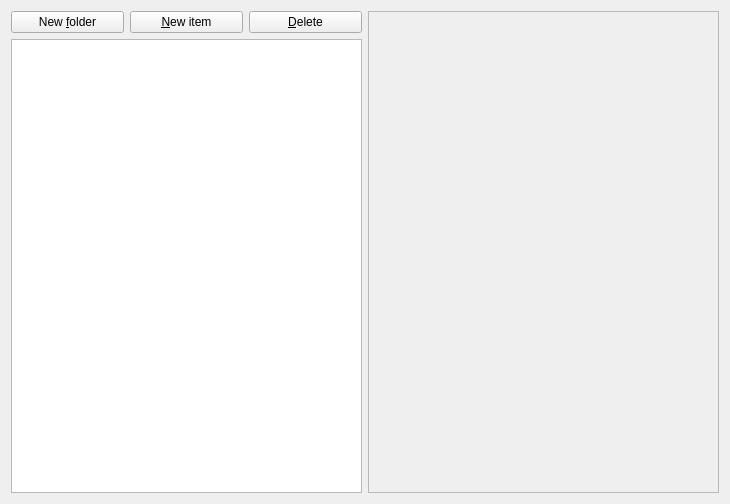
<?xml version="1.0" encoding="UTF-8"?>
<ui version="4.0">
 <class>MainWindow</class>
 <widget class="QWidget" name="MainWindow">
  <property name="geometry">
   <rect>
    <x>0</x>
    <y>0</y>
    <width>730</width>
    <height>504</height>
   </rect>
  </property>
  <property name="windowTitle">
   <string>Tree View</string>
  </property>
  <layout class="QHBoxLayout" name="horizontalLayout_2">
   <item>
    <layout class="QVBoxLayout" name="verticalLayout">
     <item>
      <layout class="QHBoxLayout" name="horizontalLayout">
       <item>
        <widget class="QPushButton" name="newFolderButton">
         <property name="text">
          <string>New &amp;folder</string>
         </property>
        </widget>
       </item>
       <item>
        <widget class="QPushButton" name="newItemButton">
         <property name="text">
          <string>&amp;New item</string>
         </property>
        </widget>
       </item>
       <item>
        <widget class="QPushButton" name="deleteButton">
         <property name="text">
          <string>&amp;Delete</string>
         </property>
        </widget>
       </item>
      </layout>
     </item>
     <item>
      <widget class="QTreeView" name="treeView">
       <property name="dragEnabled">
        <bool>true</bool>
       </property>
       <property name="dragDropMode">
        <enum>QAbstractItemView::InternalMove</enum>
       </property>
       <property name="defaultDropAction">
        <enum>Qt::MoveAction</enum>
       </property>
       <property name="alternatingRowColors">
        <bool>true</bool>
       </property>
       <property name="selectionMode">
        <enum>QAbstractItemView::MultiSelection</enum>
       </property>
       <property name="selectionBehavior">
        <enum>QAbstractItemView::SelectItems</enum>
       </property>
       <property name="autoExpandDelay">
        <number>1000</number>
       </property>
       <property name="rootIsDecorated">
        <bool>false</bool>
       </property>
       <property name="uniformRowHeights">
        <bool>true</bool>
       </property>
       <property name="headerHidden">
        <bool>true</bool>
       </property>
      </widget>
     </item>
    </layout>
   </item>
   <item>
    <widget class="QPlainTextEdit" name="textEdit">
     <property name="enabled">
      <bool>false</bool>
     </property>
     <property name="textInteractionFlags">
      <set>Qt::LinksAccessibleByKeyboard|Qt::LinksAccessibleByMouse|Qt::TextBrowserInteraction|Qt::TextEditable|Qt::TextEditorInteraction|Qt::TextSelectableByKeyboard|Qt::TextSelectableByMouse</set>
     </property>
    </widget>
   </item>
  </layout>
 </widget>
 <resources/>
 <connections/>
</ui>
